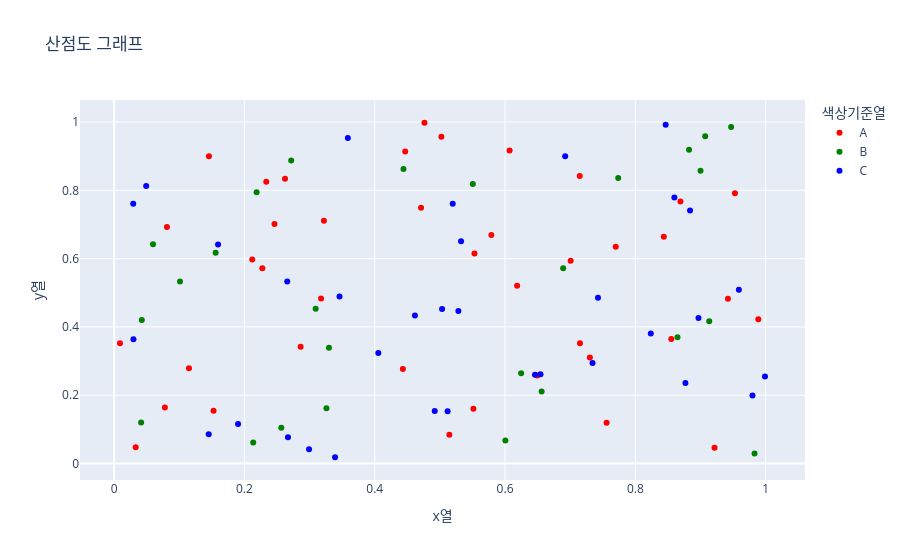

Notebook source saved alongside this figure:
### Code cell
# 산전도

import plotly.express as px
import pandas as pd
import numpy as np 

df = pd.DataFrame({
    "x열": np.random.rand(100), 
    "y열": np.random.rand(100),
    "색상기준열": np.random.choice(["A", "B", "C"], 100) 
})

# df["색상기준열"] = pd.Categorical(df["색상기준열"], categories=["A", "B", "C"], ordered=True)

fig = px.scatter(df, x="x열", y="y열", color="색상기준열", category_orders={"색상기준열": ["A", "B", "C"]}, color_discrete_sequence=["red", "green", "blue"],  title="산점도 그래프")
fig.show()

### Figure 1 — Plotly figure (JSON) as saved in the notebook; plotly's stock layout.template omitted (floating-point values rounded to 4 significant figures)
{"data": [{"hovertemplate": "색상기준열=A<br>x열=%{x}<br>y열=%{y}<extra></extra>", "legendgroup": "A", "marker": {"color": "red", "symbol": "circle"}, "mode": "markers", "name": "A", "orientation": "v", "showlegend": true, "type": "scatter", "x": [0.2275, 0.9888, 0.03306, 0.9529, 0.2461, 0.5145, 0.07794, 0.6186, 0.009015, 0.715, 0.7302, 0.4468, 0.607, 0.7007, 0.322, 0.6495, 0.0811, 0.8437, 0.4763, 0.3177, 0.1526, 0.4432, 0.8692, 0.9421, 0.4711, 0.212, 0.5515, 0.1455, 0.8552, 0.2623, 0.5531, 0.1149, 0.2863, 0.7559, 0.7147, 0.579, 0.9216, 0.2335, 0.7699, 0.5023], "xaxis": "x", "y": [0.572, 0.4222, 0.04761, 0.7911, 0.7017, 0.08404, 0.1641, 0.5205, 0.3521, 0.3523, 0.3105, 0.9137, 0.9166, 0.5935, 0.711, 0.2575, 0.6928, 0.6644, 0.9979, 0.4829, 0.1544, 0.2769, 0.7672, 0.4824, 0.7489, 0.5971, 0.1604, 0.8995, 0.3644, 0.8336, 0.6147, 0.2789, 0.3422, 0.1191, 0.842, 0.6694, 0.04617, 0.8252, 0.6347, 0.9566], "yaxis": "y"}, {"hovertemplate": "색상기준열=B<br>x열=%{x}<br>y열=%{y}<extra></extra>", "legendgroup": "B", "marker": {"color": "green", "symbol": "circle"}, "mode": "markers", "name": "B", "orientation": "v", "showlegend": true, "type": "scatter", "x": [0.1011, 0.947, 0.9001, 0.7737, 0.4441, 0.2187, 0.2718, 0.6562, 0.04143, 0.8825, 0.3298, 0.9072, 0.05969, 0.983, 0.9134, 0.2134, 0.6247, 0.04247, 0.1558, 0.2566, 0.3093, 0.6892, 0.6005, 0.8647, 0.5506, 0.3259], "xaxis": "x", "y": [0.5333, 0.9855, 0.8575, 0.8364, 0.8625, 0.7943, 0.8875, 0.2106, 0.1201, 0.9188, 0.3389, 0.9587, 0.6421, 0.02973, 0.4167, 0.06145, 0.2642, 0.4203, 0.6174, 0.1051, 0.4535, 0.5716, 0.06708, 0.3701, 0.8182, 0.1616], "yaxis": "y"}, {"hovertemplate": "색상기준열=C<br>x열=%{x}<br>y열=%{y}<extra></extra>", "legendgroup": "C", "marker": {"color": "blue", "symbol": "circle"}, "mode": "markers", "name": "C", "orientation": "v", "showlegend": true, "type": "scatter", "x": [0.9798, 0.5034, 0.5118, 0.2669, 0.8969, 0.7343, 0.2657, 0.9589, 0.1596, 0.346, 0.6923, 0.8769, 0.5284, 0.4617, 0.3391, 0.7427, 0.5197, 0.4921, 0.2992, 0.999, 0.1902, 0.884, 0.5326, 0.3588, 0.6545, 0.8599, 0.8238, 0.4055, 0.1451, 0.646, 0.02967, 0.04922, 0.8466, 0.0293], "xaxis": "x", "y": [0.1994, 0.4522, 0.1534, 0.07692, 0.4258, 0.2946, 0.5331, 0.509, 0.6413, 0.489, 0.8997, 0.2361, 0.4469, 0.4334, 0.01838, 0.4857, 0.7611, 0.1536, 0.04149, 0.2548, 0.1155, 0.7409, 0.6508, 0.9534, 0.2617, 0.7792, 0.3807, 0.3237, 0.08558, 0.2599, 0.3636, 0.8128, 0.9917, 0.7607], "yaxis": "y"}], "layout": {"legend": {"title": {"text": "색상기준열"}, "tracegroupgap": 0}, "title": {"text": "산점도 그래프"}, "xaxis": {"anchor": "y", "domain": [0, 1], "title": {"text": "x열"}}, "yaxis": {"anchor": "x", "domain": [0, 1], "title": {"text": "y열"}}}}
